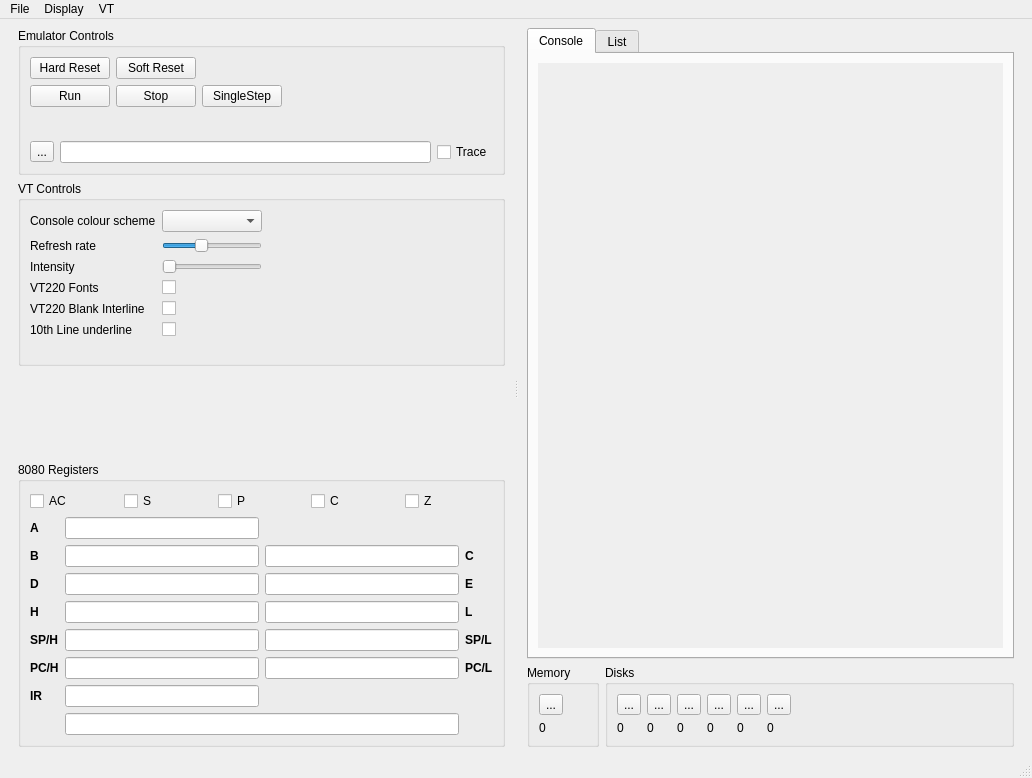
<?xml version="1.0" encoding="UTF-8"?>
<ui version="4.0">
 <class>cb_MainWindow</class>
 <widget class="QMainWindow" name="cb_MainWindow">
  <property name="geometry">
   <rect>
    <x>0</x>
    <y>0</y>
    <width>1032</width>
    <height>778</height>
   </rect>
  </property>
  <property name="windowTitle">
   <string>MainWindow</string>
  </property>
  <widget class="QWidget" name="centralwidget">
   <layout class="QVBoxLayout" name="verticalLayout_14">
    <item>
     <widget class="QSplitter" name="MainSplitter">
      <property name="orientation">
       <enum>Qt::Horizontal</enum>
      </property>
      <widget class="QWidget" name="">
       <layout class="QVBoxLayout" name="verticalLayout_8">
        <property name="leftMargin">
         <number>9</number>
        </property>
        <property name="rightMargin">
         <number>9</number>
        </property>
        <item>
         <widget class="QGroupBox" name="groupBox_2">
          <property name="title">
           <string>Emulator Controls</string>
          </property>
          <layout class="QVBoxLayout" name="verticalLayout_6">
           <item>
            <layout class="QHBoxLayout" name="horizontalLayout">
             <item>
              <layout class="QGridLayout" name="gridLayout_4">
               <item row="0" column="0">
                <widget class="QPushButton" name="PB_HardReset">
                 <property name="text">
                  <string>Hard Reset</string>
                 </property>
                </widget>
               </item>
               <item row="0" column="1">
                <widget class="QPushButton" name="PB_SoftReset">
                 <property name="text">
                  <string>Soft Reset</string>
                 </property>
                </widget>
               </item>
               <item row="1" column="0">
                <widget class="QPushButton" name="PB_Run">
                 <property name="text">
                  <string>Run</string>
                 </property>
                </widget>
               </item>
               <item row="1" column="1">
                <widget class="QPushButton" name="PB_Stop">
                 <property name="text">
                  <string>Stop</string>
                 </property>
                </widget>
               </item>
               <item row="1" column="2">
                <widget class="QPushButton" name="PB_SingleStep">
                 <property name="text">
                  <string>SingleStep</string>
                 </property>
                </widget>
               </item>
              </layout>
             </item>
             <item>
              <spacer name="horizontalSpacer">
               <property name="orientation">
                <enum>Qt::Horizontal</enum>
               </property>
               <property name="sizeHint" stdset="0">
                <size>
                 <width>40</width>
                 <height>20</height>
                </size>
               </property>
              </spacer>
             </item>
            </layout>
           </item>
           <item>
            <spacer name="verticalSpacer">
             <property name="orientation">
              <enum>Qt::Vertical</enum>
             </property>
             <property name="sizeHint" stdset="0">
              <size>
               <width>20</width>
               <height>28</height>
              </size>
             </property>
            </spacer>
           </item>
           <item>
            <layout class="QHBoxLayout" name="horizontalLayout_6">
             <item>
              <widget class="QToolButton" name="TB_SelectTraceFile">
               <property name="text">
                <string>...</string>
               </property>
              </widget>
             </item>
             <item>
              <widget class="QLineEdit" name="LE_TraceFileName">
               <property name="readOnly">
                <bool>true</bool>
               </property>
              </widget>
             </item>
             <item>
              <widget class="QCheckBox" name="CB_DoTrace">
               <property name="text">
                <string>Trace</string>
               </property>
              </widget>
             </item>
            </layout>
           </item>
          </layout>
         </widget>
        </item>
        <item>
         <widget class="QGroupBox" name="groupBox">
          <property name="title">
           <string>VT Controls</string>
          </property>
          <layout class="QVBoxLayout" name="verticalLayout_3">
           <item>
            <layout class="QHBoxLayout" name="horizontalLayout_5">
             <item>
              <layout class="QGridLayout" name="gridLayout_2">
               <item row="0" column="0">
                <widget class="QLabel" name="label_2">
                 <property name="text">
                  <string>Console colour scheme</string>
                 </property>
                </widget>
               </item>
               <item row="0" column="1">
                <widget class="QComboBox" name="QCB_ConsoleColorScheme"/>
               </item>
               <item row="1" column="0">
                <widget class="QLabel" name="LabelConsoleRefreshRate">
                 <property name="text">
                  <string>Refresh rate</string>
                 </property>
                </widget>
               </item>
               <item row="1" column="1">
                <widget class="QSlider" name="SliderConsoleRefreshRate">
                 <property name="toolTip">
                  <string>Console refresh rate per second</string>
                 </property>
                 <property name="minimum">
                  <number>2</number>
                 </property>
                 <property name="maximum">
                  <number>50</number>
                 </property>
                 <property name="value">
                  <number>20</number>
                 </property>
                 <property name="tracking">
                  <bool>false</bool>
                 </property>
                 <property name="orientation">
                  <enum>Qt::Horizontal</enum>
                 </property>
                 <property name="tickPosition">
                  <enum>QSlider::NoTicks</enum>
                 </property>
                 <property name="tickInterval">
                  <number>0</number>
                 </property>
                </widget>
               </item>
               <item row="2" column="0">
                <widget class="QLabel" name="label_19">
                 <property name="text">
                  <string>Intensity</string>
                 </property>
                </widget>
               </item>
               <item row="2" column="1">
                <widget class="QSlider" name="QS_Intensity">
                 <property name="orientation">
                  <enum>Qt::Horizontal</enum>
                 </property>
                </widget>
               </item>
               <item row="3" column="0">
                <widget class="QLabel" name="label_21">
                 <property name="text">
                  <string>VT220 Fonts</string>
                 </property>
                </widget>
               </item>
               <item row="3" column="1">
                <widget class="QCheckBox" name="QCB_FontModeVt220">
                 <property name="text">
                  <string/>
                 </property>
                </widget>
               </item>
               <item row="4" column="0">
                <widget class="QLabel" name="label_18">
                 <property name="text">
                  <string>VT220 Blank Interline</string>
                 </property>
                </widget>
               </item>
               <item row="4" column="1">
                <widget class="QCheckBox" name="QCB_BlankInterline">
                 <property name="text">
                  <string/>
                 </property>
                </widget>
               </item>
               <item row="5" column="0">
                <widget class="QLabel" name="label_20">
                 <property name="text">
                  <string>10th Line underline</string>
                 </property>
                </widget>
               </item>
               <item row="5" column="1">
                <widget class="QCheckBox" name="QCB_UnderlineRow9">
                 <property name="text">
                  <string/>
                 </property>
                </widget>
               </item>
              </layout>
             </item>
             <item>
              <spacer name="horizontalSpacer_5">
               <property name="orientation">
                <enum>Qt::Horizontal</enum>
               </property>
               <property name="sizeHint" stdset="0">
                <size>
                 <width>18</width>
                 <height>20</height>
                </size>
               </property>
              </spacer>
             </item>
            </layout>
           </item>
           <item>
            <spacer name="verticalSpacer_4">
             <property name="orientation">
              <enum>Qt::Vertical</enum>
             </property>
             <property name="sizeHint" stdset="0">
              <size>
               <width>20</width>
               <height>17</height>
              </size>
             </property>
            </spacer>
           </item>
          </layout>
         </widget>
        </item>
        <item>
         <spacer name="verticalSpacer_5">
          <property name="orientation">
           <enum>Qt::Vertical</enum>
          </property>
          <property name="sizeHint" stdset="0">
           <size>
            <width>20</width>
            <height>18</height>
           </size>
          </property>
         </spacer>
        </item>
        <item>
         <widget class="QGroupBox" name="QGB_Registers">
          <property name="sizePolicy">
           <sizepolicy hsizetype="Preferred" vsizetype="Preferred">
            <horstretch>0</horstretch>
            <verstretch>0</verstretch>
           </sizepolicy>
          </property>
          <property name="title">
           <string>8080 Registers</string>
          </property>
          <property name="flat">
           <bool>false</bool>
          </property>
          <layout class="QVBoxLayout" name="verticalLayout">
           <item>
            <layout class="QVBoxLayout" name="verticalLayout_2">
             <item>
              <layout class="QHBoxLayout" name="horizontalLayout_3">
               <item>
                <widget class="QCheckBox" name="F_A">
                 <property name="toolTip">
                  <string>Aux Carry flag</string>
                 </property>
                 <property name="text">
                  <string>AC</string>
                 </property>
                </widget>
               </item>
               <item>
                <widget class="QCheckBox" name="F_S">
                 <property name="toolTip">
                  <string>Sign flag</string>
                 </property>
                 <property name="text">
                  <string>S</string>
                 </property>
                </widget>
               </item>
               <item>
                <widget class="QCheckBox" name="F_P">
                 <property name="toolTip">
                  <string>Parity Flag</string>
                 </property>
                 <property name="text">
                  <string>P</string>
                 </property>
                </widget>
               </item>
               <item>
                <widget class="QCheckBox" name="F_C">
                 <property name="toolTip">
                  <string>Carry flag</string>
                 </property>
                 <property name="text">
                  <string>C</string>
                 </property>
                </widget>
               </item>
               <item>
                <widget class="QCheckBox" name="F_Z">
                 <property name="toolTip">
                  <string>Zero flag</string>
                 </property>
                 <property name="text">
                  <string>Z</string>
                 </property>
                </widget>
               </item>
              </layout>
             </item>
             <item>
              <layout class="QGridLayout" name="gridLayout">
               <item row="0" column="0">
                <widget class="QLabel" name="label">
                 <property name="font">
                  <font>
                   <weight>75</weight>
                   <bold>true</bold>
                  </font>
                 </property>
                 <property name="text">
                  <string>A</string>
                 </property>
                </widget>
               </item>
               <item row="0" column="1">
                <widget class="QLineEdit" name="LE_A">
                 <property name="toolTip">
                  <string/>
                 </property>
                </widget>
               </item>
               <item row="1" column="0">
                <widget class="QLabel" name="label_3">
                 <property name="font">
                  <font>
                   <weight>75</weight>
                   <bold>true</bold>
                  </font>
                 </property>
                 <property name="text">
                  <string>B</string>
                 </property>
                </widget>
               </item>
               <item row="1" column="1">
                <widget class="QLineEdit" name="LE_B"/>
               </item>
               <item row="1" column="2">
                <widget class="QLineEdit" name="LE_C"/>
               </item>
               <item row="1" column="3">
                <widget class="QLabel" name="label_6">
                 <property name="font">
                  <font>
                   <weight>75</weight>
                   <bold>true</bold>
                  </font>
                 </property>
                 <property name="text">
                  <string>C</string>
                 </property>
                </widget>
               </item>
               <item row="2" column="0">
                <widget class="QLabel" name="label_4">
                 <property name="font">
                  <font>
                   <weight>75</weight>
                   <bold>true</bold>
                  </font>
                 </property>
                 <property name="text">
                  <string>D</string>
                 </property>
                </widget>
               </item>
               <item row="2" column="1">
                <widget class="QLineEdit" name="LE_D"/>
               </item>
               <item row="2" column="2">
                <widget class="QLineEdit" name="LE_E"/>
               </item>
               <item row="2" column="3">
                <widget class="QLabel" name="label_7">
                 <property name="font">
                  <font>
                   <weight>75</weight>
                   <bold>true</bold>
                  </font>
                 </property>
                 <property name="text">
                  <string>E</string>
                 </property>
                </widget>
               </item>
               <item row="3" column="0">
                <widget class="QLabel" name="label_5">
                 <property name="font">
                  <font>
                   <weight>75</weight>
                   <bold>true</bold>
                  </font>
                 </property>
                 <property name="text">
                  <string>H</string>
                 </property>
                </widget>
               </item>
               <item row="3" column="1">
                <widget class="QLineEdit" name="LE_H"/>
               </item>
               <item row="3" column="2">
                <widget class="QLineEdit" name="LE_L"/>
               </item>
               <item row="3" column="3">
                <widget class="QLabel" name="label_8">
                 <property name="font">
                  <font>
                   <weight>75</weight>
                   <bold>true</bold>
                  </font>
                 </property>
                 <property name="text">
                  <string>L</string>
                 </property>
                </widget>
               </item>
               <item row="4" column="0">
                <widget class="QLabel" name="label_9">
                 <property name="font">
                  <font>
                   <weight>75</weight>
                   <bold>true</bold>
                  </font>
                 </property>
                 <property name="text">
                  <string>SP/H</string>
                 </property>
                </widget>
               </item>
               <item row="4" column="1">
                <widget class="QLineEdit" name="LE_SPH"/>
               </item>
               <item row="4" column="2">
                <widget class="QLineEdit" name="LE_SPL"/>
               </item>
               <item row="4" column="3">
                <widget class="QLabel" name="label_10">
                 <property name="font">
                  <font>
                   <weight>75</weight>
                   <bold>true</bold>
                  </font>
                 </property>
                 <property name="text">
                  <string>SP/L</string>
                 </property>
                </widget>
               </item>
               <item row="5" column="0">
                <widget class="QLabel" name="label_11">
                 <property name="font">
                  <font>
                   <weight>75</weight>
                   <bold>true</bold>
                  </font>
                 </property>
                 <property name="text">
                  <string>PC/H</string>
                 </property>
                </widget>
               </item>
               <item row="5" column="1">
                <widget class="QLineEdit" name="LE_PCH"/>
               </item>
               <item row="5" column="2">
                <widget class="QLineEdit" name="LE_PCL"/>
               </item>
               <item row="5" column="3">
                <widget class="QLabel" name="label_12">
                 <property name="font">
                  <font>
                   <weight>75</weight>
                   <bold>true</bold>
                  </font>
                 </property>
                 <property name="text">
                  <string>PC/L</string>
                 </property>
                </widget>
               </item>
               <item row="6" column="0">
                <widget class="QLabel" name="label_13">
                 <property name="font">
                  <font>
                   <weight>75</weight>
                   <bold>true</bold>
                  </font>
                 </property>
                 <property name="text">
                  <string>IR</string>
                 </property>
                </widget>
               </item>
               <item row="6" column="1">
                <widget class="QLineEdit" name="LE_IR"/>
               </item>
               <item row="7" column="1" colspan="2">
                <widget class="QLineEdit" name="LE_DIS">
                 <property name="minimumSize">
                  <size>
                   <width>0</width>
                   <height>0</height>
                  </size>
                 </property>
                </widget>
               </item>
              </layout>
             </item>
            </layout>
           </item>
          </layout>
         </widget>
        </item>
       </layout>
      </widget>
      <widget class="QWidget" name="">
       <layout class="QVBoxLayout" name="verticalLayout_13">
        <property name="leftMargin">
         <number>9</number>
        </property>
        <property name="rightMargin">
         <number>9</number>
        </property>
        <item>
         <widget class="QTabWidget" name="OutputTabWidget">
          <property name="sizePolicy">
           <sizepolicy hsizetype="Preferred" vsizetype="Preferred">
            <horstretch>0</horstretch>
            <verstretch>5</verstretch>
           </sizepolicy>
          </property>
          <property name="currentIndex">
           <number>0</number>
          </property>
          <widget class="QWidget" name="Widget_Console">
           <attribute name="title">
            <string>Console</string>
           </attribute>
           <layout class="QVBoxLayout" name="verticalLayout_4">
            <item>
             <widget class="QScrollArea" name="scrollArea_3">
              <property name="frameShape">
               <enum>QFrame::NoFrame</enum>
              </property>
              <property name="widgetResizable">
               <bool>true</bool>
              </property>
              <widget class="QWidget" name="QW_Console">
               <property name="geometry">
                <rect>
                 <x>0</x>
                 <y>0</y>
                 <width>429</width>
                 <height>590</height>
                </rect>
               </property>
               <layout class="QVBoxLayout" name="verticalLayout_9">
                <item>
                 <layout class="QVBoxLayout" name="verticalLayout_7">
                  <item>
                   <spacer name="verticalSpacer_2">
                    <property name="orientation">
                     <enum>Qt::Vertical</enum>
                    </property>
                    <property name="sizeHint" stdset="0">
                     <size>
                      <width>20</width>
                      <height>40</height>
                     </size>
                    </property>
                   </spacer>
                  </item>
                  <item>
                   <layout class="QHBoxLayout" name="horizontalLayout_4">
                    <item>
                     <spacer name="horizontalSpacer_2">
                      <property name="orientation">
                       <enum>Qt::Horizontal</enum>
                      </property>
                      <property name="sizeHint" stdset="0">
                       <size>
                        <width>40</width>
                        <height>20</height>
                       </size>
                      </property>
                     </spacer>
                    </item>
                    <item>
                     <widget class="QFrame" name="QF_Console">
                      <property name="focusPolicy">
                       <enum>Qt::StrongFocus</enum>
                      </property>
                      <property name="frameShape">
                       <enum>QFrame::StyledPanel</enum>
                      </property>
                      <property name="frameShadow">
                       <enum>QFrame::Raised</enum>
                      </property>
                     </widget>
                    </item>
                    <item>
                     <spacer name="horizontalSpacer_3">
                      <property name="orientation">
                       <enum>Qt::Horizontal</enum>
                      </property>
                      <property name="sizeHint" stdset="0">
                       <size>
                        <width>40</width>
                        <height>20</height>
                       </size>
                      </property>
                     </spacer>
                    </item>
                   </layout>
                  </item>
                  <item>
                   <spacer name="verticalSpacer_3">
                    <property name="orientation">
                     <enum>Qt::Vertical</enum>
                    </property>
                    <property name="sizeHint" stdset="0">
                     <size>
                      <width>20</width>
                      <height>40</height>
                     </size>
                    </property>
                   </spacer>
                  </item>
                 </layout>
                </item>
               </layout>
              </widget>
             </widget>
            </item>
           </layout>
          </widget>
          <widget class="QWidget" name="tab_2">
           <attribute name="title">
            <string>List</string>
           </attribute>
           <layout class="QVBoxLayout" name="verticalLayout_11">
            <item>
             <widget class="QPlainTextEdit" name="QTE_List"/>
            </item>
           </layout>
          </widget>
         </widget>
        </item>
        <item>
         <layout class="QHBoxLayout" name="horizontalLayout_9">
          <item>
           <widget class="QGroupBox" name="groupBox_4">
            <property name="title">
             <string>Memory</string>
            </property>
            <layout class="QVBoxLayout" name="verticalLayout_12">
             <item>
              <layout class="QHBoxLayout" name="horizontalLayout_8">
               <item>
                <layout class="QVBoxLayout" name="verticalLayout_10">
                 <item>
                  <widget class="QToolButton" name="TB_Memory">
                   <property name="text">
                    <string>...</string>
                   </property>
                  </widget>
                 </item>
                 <item>
                  <widget class="QLabel" name="QL_Memory">
                   <property name="text">
                    <string>0</string>
                   </property>
                  </widget>
                 </item>
                </layout>
               </item>
              </layout>
             </item>
            </layout>
           </widget>
          </item>
          <item>
           <widget class="QGroupBox" name="groupBox_3">
            <property name="title">
             <string>Disks</string>
            </property>
            <layout class="QVBoxLayout" name="verticalLayout_5">
             <item>
              <layout class="QHBoxLayout" name="horizontalLayout_7">
               <item>
                <layout class="QGridLayout" name="gridLayout_3">
                 <item row="0" column="0">
                  <widget class="QToolButton" name="TB_Disk_0">
                   <property name="text">
                    <string>...</string>
                   </property>
                  </widget>
                 </item>
                 <item row="0" column="1">
                  <widget class="QToolButton" name="TB_Disk_1">
                   <property name="text">
                    <string>...</string>
                   </property>
                  </widget>
                 </item>
                 <item row="0" column="2">
                  <widget class="QToolButton" name="TB_Disk_2">
                   <property name="text">
                    <string>...</string>
                   </property>
                  </widget>
                 </item>
                 <item row="0" column="3">
                  <widget class="QToolButton" name="TB_Disk_3">
                   <property name="text">
                    <string>...</string>
                   </property>
                  </widget>
                 </item>
                 <item row="0" column="4">
                  <widget class="QToolButton" name="TB_Disk_4">
                   <property name="text">
                    <string>...</string>
                   </property>
                  </widget>
                 </item>
                 <item row="0" column="5">
                  <widget class="QToolButton" name="TB_Disk_5">
                   <property name="text">
                    <string>...</string>
                   </property>
                  </widget>
                 </item>
                 <item row="1" column="0">
                  <widget class="QLabel" name="QL_Disk_0">
                   <property name="text">
                    <string>0</string>
                   </property>
                  </widget>
                 </item>
                 <item row="1" column="1">
                  <widget class="QLabel" name="QL_Disk_1">
                   <property name="text">
                    <string>0</string>
                   </property>
                  </widget>
                 </item>
                 <item row="1" column="2">
                  <widget class="QLabel" name="QL_Disk_2">
                   <property name="text">
                    <string>0</string>
                   </property>
                  </widget>
                 </item>
                 <item row="1" column="3">
                  <widget class="QLabel" name="QL_Disk_3">
                   <property name="text">
                    <string>0</string>
                   </property>
                  </widget>
                 </item>
                 <item row="1" column="4">
                  <widget class="QLabel" name="QL_Disk_4">
                   <property name="text">
                    <string>0</string>
                   </property>
                  </widget>
                 </item>
                 <item row="1" column="5">
                  <widget class="QLabel" name="QL_Disk_5">
                   <property name="text">
                    <string>0</string>
                   </property>
                  </widget>
                 </item>
                </layout>
               </item>
               <item>
                <spacer name="horizontalSpacer_4">
                 <property name="orientation">
                  <enum>Qt::Horizontal</enum>
                 </property>
                 <property name="sizeHint" stdset="0">
                  <size>
                   <width>40</width>
                   <height>20</height>
                  </size>
                 </property>
                </spacer>
               </item>
              </layout>
             </item>
            </layout>
           </widget>
          </item>
         </layout>
        </item>
       </layout>
      </widget>
     </widget>
    </item>
   </layout>
  </widget>
  <widget class="QMenuBar" name="MenuBar">
   <property name="geometry">
    <rect>
     <x>0</x>
     <y>0</y>
     <width>1032</width>
     <height>21</height>
    </rect>
   </property>
   <widget class="QMenu" name="MenuFile">
    <property name="title">
     <string>File</string>
    </property>
    <addaction name="ActionFileTheme"/>
    <addaction name="separator"/>
    <addaction name="ActionFileExit"/>
   </widget>
   <widget class="QMenu" name="MenuDisplay">
    <property name="title">
     <string>Display</string>
    </property>
    <addaction name="ActionDisplayBinary"/>
    <addaction name="ActionDisplayOctal"/>
    <addaction name="ActionDisplayHex"/>
    <addaction name="ActionDisplayDecimal"/>
   </widget>
   <widget class="QMenu" name="MenuVT_Terminal">
    <property name="title">
     <string>VT</string>
    </property>
    <addaction name="ActionVTTest"/>
   </widget>
   <addaction name="MenuFile"/>
   <addaction name="MenuDisplay"/>
   <addaction name="MenuVT_Terminal"/>
  </widget>
  <widget class="QStatusBar" name="StatusBar"/>
  <action name="ActionFileExit">
   <property name="text">
    <string>Exit</string>
   </property>
  </action>
  <action name="ActionMemoryLoad">
   <property name="text">
    <string>Load</string>
   </property>
  </action>
  <action name="ActionDisplayBinary">
   <property name="checkable">
    <bool>true</bool>
   </property>
   <property name="checked">
    <bool>true</bool>
   </property>
   <property name="text">
    <string>Binary</string>
   </property>
  </action>
  <action name="ActionDisplayOctal">
   <property name="checkable">
    <bool>true</bool>
   </property>
   <property name="text">
    <string>Octal</string>
   </property>
  </action>
  <action name="ActionDisplayHex">
   <property name="checkable">
    <bool>true</bool>
   </property>
   <property name="text">
    <string>Hexadecimal</string>
   </property>
  </action>
  <action name="ActionDisplayDecimal">
   <property name="checkable">
    <bool>true</bool>
   </property>
   <property name="text">
    <string>Decimal</string>
   </property>
  </action>
  <action name="ActionVTTest">
   <property name="text">
    <string>Test</string>
   </property>
  </action>
  <action name="ActionFileTheme">
   <property name="text">
    <string>Theme</string>
   </property>
  </action>
 </widget>
 <resources/>
 <connections/>
</ui>
